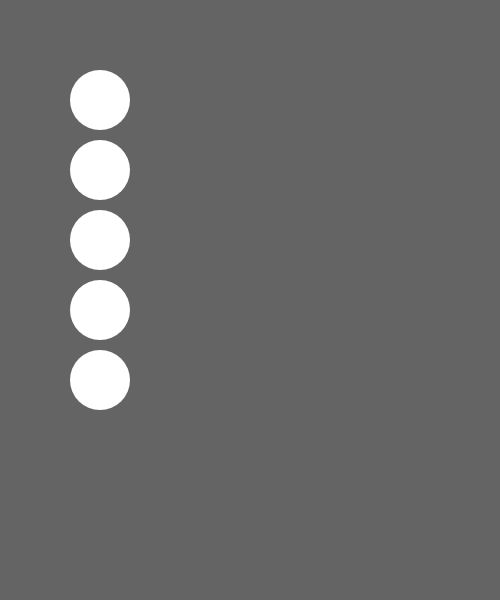
Frame 1 (no input)
Frame 60 (no input): identical to frame 1, image omitted
Frame 120 (the mouse pressed at the canvas centre since frame 60): identical to frame 1, image omitted

The p5.js sketch that drew this single still picture (run headless with seeded random() and noise() and a simulated clock; from frame 60 on, the mouse is pressed at the canvas centre):

// p5.js sketch
// ── sketch.js
//但我感觉这里有一个优先级，就是如果圆形和正方形，那么会首选圆形被鼠标移动
//同样的 在被拖动的过程中，物件的中心会自动跑到鼠标底下，无法做到鼠标一直按着物件的一个角移动

let buttons = [];

function setup() {
  createCanvas(500, 600);
  background(100);

  //create the buttons
  let rad = 30;
  for (let i = 0; i < 5; i++) {
    let x = 100;
    let y = 100 + i * 70;
    buttons.push(new CircleButton(x, y, rad));
  }
  
  // let size = 50;
  // for (let i = 0; i < 5; i++) {
  //   let x = 300;
  //   let y = 100 + i * 70;
  //   buttons.push(new RectButton(x, y, size, size));
  // }
}

function draw() {
  background(100);

  ///// BUTTONS /////
  for (let i = 0; i < buttons.length; i++) {
    let btn = buttons[i];
    btn.checkMouse();
    btn.display();
  }
}

function mousePressed() {
  // when mouse is pressed,
  // we check if one button is pressed or not.
  for (let i = 0; i < buttons.length; i++) {
    let b = buttons[i];
    if (b.pressed()) {
      // if one button is pressed,
      // we move out (break) from the for-loop.
      // becase we don't want to check with other buttons.
      break;
    }
  }
}

function mouseDragged() {
  // when mouse is dragged,
  // and one of the buttonss isDragging is "true,"
  // the position of the button will be update by the mouse position.
  for (let i = 0; i < buttons.length; i++) {
    let b = buttons[i];
    b.dragged();
  }
}

function mouseReleased() {
  // when mouse is released,
  // every button's isDragging becomes "false".
  for (let i = 0; i < buttons.length; i++) {
    let b = buttons[i];
    b.isDragging = false;
  }
}

class CircleButton {
  constructor(x, y, rad) {
    this.x = x;
    this.y = y;
    this.rad = rad;
    //
    this.r = 255;
    this.g = 255;
    this.b = 255;
    //
    this.isDragging = false;
  }
  checkMouse() {
    let distance = dist(this.x, this.y, mouseX, mouseY);
    if (distance < this.rad) {
      // in
      this.r = 255;
      this.g = 255;
      this.b = 0; // yellow
      if (mouseIsPressed) {
        this.r = 255;
        this.g = 0;
        this.b = 0; // red
      }
    } else {
      // out
      this.r = 255;
      this.g = 255;
      this.b = 255; // white
    }
  }
  pressed() {
    let distance = dist(this.x, this.y, mouseX, mouseY);
    if (distance < this.rad * 2) {
      this.isDragging = true;
      return true;
    } else {
      return false;
    }
  }
  dragged() {
    if (this.isDragging) {
      this.x = mouseX;
      this.y = mouseY;
    }
  }
  display() {
    push();
    noStroke();
    fill(this.r, this.g, this.b);
    circle(this.x, this.y, this.rad * 2);
    pop();
  }
}

//

class RectButton {
  constructor(x, y, w, h) {
    this.x = x;
    this.y = y;
    this.w = w;
    this.h = h;
    //
    this.r = 255;
    this.g = 255;
    this.b = 255;
    //
    this.isDragging = false;
  }
  checkMouse() {
    if (
      mouseX > this.x - this.w / 2 &&
      mouseX < this.x + this.w / 2 &&
      mouseY > this.y - this.h / 2 &&
      mouseY < this.y + this.h / 2
    ) {
      // in
      this.r = 255;
      this.g = 255;
      this.b = 0; // yellow
      if (mouseIsPressed) {
        this.r = 255;
        this.g = 0;
        this.b = 0; // red
      }
    } else {
      // out
      this.r = 255;
      this.g = 255;
      this.b = 255; // white
    }
  }
  pressed() {
    if (
      mouseX > this.x - this.w / 2 &&
      mouseX < this.x + this.w / 2 &&
      mouseY > this.y - this.h / 2 &&
      mouseY < this.y + this.h / 2
    ) {
      this.isDragging = true;
      return true;
    } else {
      return false;
    }
  }
  dragged() {
    if (this.isDragging) {
      this.x = mouseX;
      this.y = mouseY;
    }
  }
  display() {
    push();
    noStroke();
    fill(this.r, this.g, this.b);
    rectMode(CENTER);
    rect(this.x, this.y, this.w, this.h);
    pop();
  }
}
